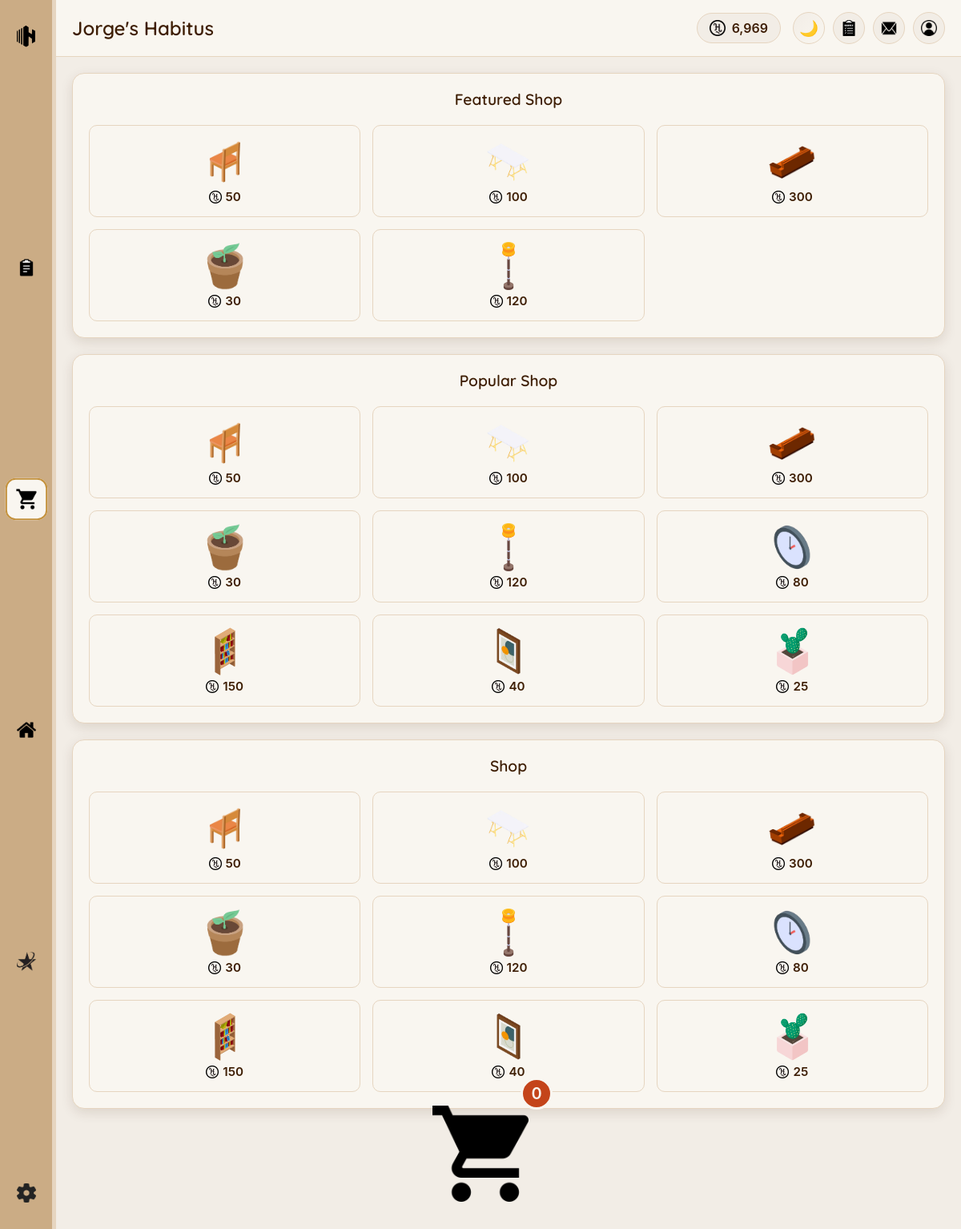
Page /pages/shop.php (signed in) on the committed database.
### tables this page shows
CREATE TABLE `users` (
  `id` int(11) NOT NULL,
  `username` varchar(50) NOT NULL,
  `email` varchar(100) NOT NULL,
  `password` varchar(255) NOT NULL,
  `hcoin` int(11) DEFAULT 0,
  `subscription_type` enum('free','adfree','premium') DEFAULT 'free',
  `subscription_expires` datetime DEFAULT NULL,
  `theme` varchar(20) DEFAULT 'light',
  `language` varchar(10) DEFAULT 'en',
  `created_at` timestamp NULL DEFAULT current_timestamp(),
  `last_login` timestamp NULL DEFAULT NULL,
  `stripe_customer_id` varchar(255) DEFAULT NULL,
  `stripe_subscription_id` varchar(255) DEFAULT NULL,
  `last_payment_intent` varchar(255) DEFAULT NULL,
  `payment_method_id` varchar(255) DEFAULT NULL,
  `payment_failures` int(11) DEFAULT 0,
  `last_payment_failure` datetime DEFAULT NULL,
  `subscription_created_at` timestamp NULL DEFAULT NULL COMMENT 'When subscription was first created',
  `subscription_updated_at` timestamp NULL DEFAULT NULL ON UPDATE current_timestamp() COMMENT 'Last subscription update',
  `demo_subscription_plan` enum('adfree','premium') DEFAULT NULL,
  `demo_subscription_date` timestamp NULL DEFAULT NULL,
  `profile_picture` varchar(255) DEFAULT 'images/icons/profile-icon.webp',
  `preferred_language` varchar(5) DEFAULT 'en',
  `timezone` varchar(50) DEFAULT 'UTC'
);

CREATE TABLE `shop_items` (
  `id` int(11) NOT NULL,
  `category_id` int(11) NOT NULL,
  `name` varchar(100) NOT NULL,
  `description` text DEFAULT NULL,
  `image_path` varchar(255) DEFAULT NULL,
  `rotation_variants` longtext DEFAULT NULL CHECK (json_valid(`rotation_variants`)),
  `price` int(11) NOT NULL,
  `rarity` enum('common','uncommon','rare','epic','legendary') DEFAULT 'common',
  `grid_width` int(11) DEFAULT 1,
  `grid_height` int(11) DEFAULT 1,
  `allowed_surfaces` varchar(100) DEFAULT 'floor',
  `is_featured` tinyint(1) DEFAULT 0,
  `is_available` tinyint(1) DEFAULT 1,
  `created_at` timestamp NULL DEFAULT current_timestamp()
);

### php/include/functions.php (called while the page is built, shortened)
<?php
function getUserData($userId) {
    global $conn;
    $sql = "SELECT * FROM users WHERE id = ?";
    $stmt = $conn->prepare($sql);
    $stmt->execute([$userId]);
    if ($stmt->rowCount() > 0) {
        return $stmt->fetch();
    }
    return [];
}

### pages/shop.php (the view, shortened to what this page needs)
<?php
require_once '../php/include/db_connect.php';
require_once '../php/include/functions.php';
$userData = getUserData($_SESSION['user_id']);
$userHCoins = $userData['hcoin'];
$userHabitusName = $userData['username'] . "'s Habitus";
$currentLanguage = $userData['language'] ?? 'en';
$currentTheme = $userData['theme'] ?? 'light';
$query = "SELECT si.*, ic.name as category_name
         FROM shop_items si
         JOIN item_categories ic ON si.category_id = ic.id
         WHERE si.is_available = 1";
$params = [];
$query .= " ORDER BY si.is_featured DESC, si.created_at DESC";
$stmt = $conn->prepare($query);
$stmt->execute($params);
$shopItems = $stmt->fetchAll();
?>
<!DOCTYPE html>
<html lang="<?php echo $currentLanguage; ?>" data-theme="<?php echo $currentTheme; ?>">
<head>
    <link rel="stylesheet" href="../css/themes/<?php echo $currentTheme; ?>.css" id="theme-stylesheet">
    <link rel="stylesheet" href="../css/main.css">
    <link rel="stylesheet" href="../css/components/sidebar.css">
    <link rel="stylesheet" href="../css/components/header.css">
    <link rel="stylesheet" href="../css/components/scrollbar.css">
    <link rel="stylesheet" href="../css/pages/shop.css">
</head>
<body class="theme-<?php echo $currentTheme; ?>">
    <div class="main-container">
        <?php include '../php/include/sidebar.php'; ?>
        <div class="content-container">
            <?php include '../php/include/header.php'; ?>
            <div class="shop-content">
                <div class="shop-sections">
                    <div class="shop-section">
                        <h2>Featured Shop</h2>
                        <div class="shop-grid">
                            <?php
                            $featuredItems = array_filter($shopItems, function($item) {
                                return $item['is_featured'] == 1;
                            });
                            $featuredItems = array_slice($featuredItems, 0, 9);
                            foreach ($featuredItems as $item):
                            ?>
                                <div class="shop-item" onclick="addToCart(<?php echo $item['id']; ?>, '<?php echo htmlspecialchars($item['name']); ?>', <?php echo $item['price']; ?>, '<?php echo $item['image_path']; ?>', this)">
                                    <img src="../<?php echo $item['image_path']; ?>" alt="<?php echo htmlspecialchars($item['name']); ?>">
                                    <div class="shop-item-price">
                                        <img src="../images/icons/hcoin-icon.webp" alt="HCoin">
                                        <span><?php echo number_format($item['price']); ?></span>
                                    </div>
                                </div>
                            <?php endforeach; ?>
                        </div>
                    </div>
                    <div class="shop-section">
                        <h2>Popular Shop</h2>
                        <div class="shop-grid">
                            <?php
                            $popularItems = array_slice($shopItems, 0, 9);
                            foreach ($popularItems as $item):
                            ?>
                                <div class="shop-item" onclick="addToCart(<?php echo $item['id']; ?>, '<?php echo htmlspecialchars($item['name']); ?>', <?php echo $item['price']; ?>, '<?php echo $item['image_path']; ?>', this)">
                                    <img src="../<?php echo $item['image_path']; ?>" alt="<?php echo htmlspecialchars($item['name']); ?>">
                                    <div class="shop-item-price">
                                        <img src="../images/icons/hcoin-icon.webp" alt="HCoin">
                                        <span><?php echo number_format($item['price']); ?></span>
                                    </div>
                                </div>
                            <?php endforeach; ?>
                        </div>
                    </div>
                    <div class="shop-section">
                        <h2>Shop</h2>
                        <div class="shop-grid">
                            <?php
                            $allItems = array_slice($shopItems, 0, 9);
                            foreach ($allItems as $item):
                            ?>
                                <div class="shop-item" onclick="addToCart(<?php echo $item['id']; ?>, '<?php echo htmlspecialchars($item['name']); ?>', <?php echo $item['price']; ?>, '<?php echo $item['image_path']; ?>', this)">
                                    <img src="../<?php echo $item['image_path']; ?>" alt="<?php echo htmlspecialchars($item['name']); ?>">
                                    <div class="shop-item-price">
                                        <img src="../images/icons/hcoin-icon.webp" alt="HCoin">
                                        <span><?php echo number_format($item['price']); ?></span>
                                    </div>
                                </div>
                            <?php endforeach; ?>
                        </div>
                    </div>
                </div>
                <div class="bottom-cart" id="bottom-cart">
                    <div class="cart-icon-wrapper" onclick="toggleCart()">
                        <img src="../images/icons/cart-icon.webp" alt="Cart">
                        <span class="cart-badge" id="cart-badge">0</span>
                    </div>
                </div>
            </div>
        </div>
    </div>
</body>
</html>

### php/include/sidebar.php
<div class="left-menu">
    <div class="menu-item logo <?php echo basename($_SERVER['PHP_SELF']) == 'dashboard.php' ? 'active' : ''; ?>">
        <a href="dashboard.php">
            <img src="../images/logo/logo.svg" alt="Home">
        </a>
    </div>
    <div class="middle-menu-items">
        <div class="menu-item <?php echo basename($_SERVER['PHP_SELF']) == 'tasks.php' ? 'active' : ''; ?>">
            <a href="tasks.php">
                <img src="../images/icons/tasks-icon.webp" alt="Tasks">
            </a>
        </div>
        <div class="menu-item <?php echo basename($_SERVER['PHP_SELF']) == 'shop.php' ? 'active' : ''; ?>">
            <a href="shop.php">
                <img src="../images/icons/cart-icon.webp" alt="Shop">
            </a>
        </div>
        <div class="menu-item <?php echo basename($_SERVER['PHP_SELF']) == 'habitus.php' ? 'active' : ''; ?>">
            <a href="habitus.php">
                <img src="../images/icons/home-icon.webp" alt="Habitus">
            </a>
        </div>
        <div class="menu-item <?php echo basename($_SERVER['PHP_SELF']) == 'subscription.php' ? 'active' : ''; ?>">
            <a href="subscription.php">
                <img src="../images/icons/sub-icon.webp" alt="Subscription">
            </a>
        </div>
    </div>
    <div class="menu-item settings <?php echo basename($_SERVER['PHP_SELF']) == 'settings.php' ? 'active' : ''; ?>">
        <a href="settings.php">
            <img src="../images/icons/settings-icon.webp" alt="Settings">
        </a>
    </div>
</div>

### php/include/header.php (shortened to what this page needs)
<header class="main-header">
    <div class="user-info">
        <h1 class="habitus-name"><?php echo htmlspecialchars($userHabitusName); ?></h1>
    </div>
    <div class="user-actions">
        <div class="hcoin-balance">
            <img src="../images/icons/hcoin-icon.webp" alt="HCoin">
            <span><?php echo number_format($userHCoins); ?></span>
        </div>
        <button class="theme-toggle-button enhanced" onclick="toggleTheme()" title="Toggle Theme">
            <div class="theme-toggle-inner">
                <span class="moon-icon">🌙</span>
            </div>
        </button>
        <a href="survey.php" class="survey-button" title="Improve with feedback">
            <img src="../images/icons/survey-icon.webp" alt="Survey">
        </a>
        <div class="messages-button" id="messages-toggle" title="Notifications">
            <img src="../images/icons/messages-icon.webp" alt="Messages">
        </div>
        <a href="settings.php" class="profile-button" title="Profile settings">
            <?php
            $profilePic = $userData['profile_picture'] ?? 'uploads/profile-icon.webp';
            if (strpos($profilePic, 'http') === 0) {
                $profileUrl = $profilePic;
            } else if (strpos($profilePic, '/') === 0) {
                $profileUrl = $profilePic;
            } else if (strpos($profilePic, 'uploads/') === 0) {
                $profileUrl = '/' . $profilePic;
            } else {
                $profileUrl = '../' . $profilePic;
            }
            ?>
            <img src="<?php echo htmlspecialchars($profileUrl); ?>"
                 alt="Profile Picture"
                 onerror="this.src='../uploads/profile-icon.webp'">
        </a>
    </div>
</header>

### css/themes/light.css (style rules this page uses)
html[data-theme="light"]:root, html[data-theme="light"] { --primary: #3e1e04; --primary-light: #6a3005; --secondary: #965015; --accent: #c4923e; --bg-primary: #f2ede6; --bg-secondary: #cbac85; --bg-panel: #f9f6f0; --text-primary: #3e1e04; --text-secondary: #6a3005; --border-primary: #e6d5c0; --success: #965015; --error: #c4441a; --warning: #c4923e; --info: #6a3005; --shadow: rgba(62, 30, 4, 0.12); --btn-bg: #3e1e04; --btn-text: #f9f6f0; --input-bg: #f9f6f0; --input-text: #3e1e04; --tooltip-bg: rgba(62, 30, 4, 0.9); }
html[data-theme="light"] body { background-color: var(--bg-primary); color: var(--text-primary); }
html[data-theme="light"] .main-header { background-color: var(--bg-panel); border-color: var(--border-primary); color: var(--text-primary); box-shadow: 0 1px 3px var(--shadow); }
html[data-theme="light"] .left-menu { background-color: var(--bg-secondary); border-color: var(--border-primary); box-shadow: 2px 0 4px var(--shadow); }
html[data-theme="light"] .content-container { background-color: var(--bg-primary); }
html[data-theme="light"] .dashboard-content, html[data-theme="light"] .tasks-content, html[data-theme="light"] .settings-content, html[data-theme="light"] .shop-content, html[data-theme="light"] .habitus-content, html[data-theme="light"] .subscription-content { background-color: var(--bg-primary); }
html[data-theme="light"] a { color: var(--accent); }

### css/main.css (style rules this page uses)
html[data-theme] { transition: none; }
html[data-theme] * { transition: background-color 0.3s ease, color 0.3s ease, border-color 0.3s ease, box-shadow 0.3s ease; }
* { box-sizing: border-box; margin: 0; padding: 0; transition: background-color 0.3s ease, color 0.3s ease, border-color 0.3s ease; }
body { font-family: 'Poppins', -apple-system, BlinkMacSystemFont, sans-serif; background-color: var(--bg-primary); color: var(--text-primary); overflow-x: hidden; }
.main-container { display: flex; height: 100vh; width: 100%; overflow: hidden; }
.content-container { flex: 1; display: flex; flex-direction: column; overflow: hidden; }
a { text-decoration: none; color: var(--accent); transition: color 0.3s; }
button { transition: all 0.3s ease; }

### css/components/sidebar.css (style rules this page uses)
.left-menu { display: flex; flex-direction: column; width: 70px; height: 100%; background-color: var(--bg-secondary); border-right: 5px solid var(--border-primary); align-items: center; justify-content: space-between; padding: 20px 0; transition: all 0.3s ease; }
.middle-menu-items { display: flex; flex-direction: column; flex: 1; justify-content: space-evenly; align-items: center; }
.menu-item { width: 50px; height: 50px; display: flex; justify-content: center; align-items: center; border-radius: 12px; cursor: pointer; transition: all 0.3s ease; position: relative; }
.menu-item:hover, .menu-item.active { background-color: var(--bg-panel); transform: scale(1.05); }
.menu-item.active { box-shadow: inset 0 0 0 2px var(--accent); background-color: var(--bg-panel); }
.menu-item.active::before { content: ''; position: absolute; left: -15px; top: 50%; transform: translateY(-50%); width: 4px; height: 30px; background-color: var(--accent); border-radius: 0 2px 2px 0; transition: all 0.3s ease; }
.menu-item img { width: 24px; height: 24px; transition: all 0.3s ease; }
.menu-item.logo img { width: 32px; height: 32px; }
.menu-item a { display: flex; justify-content: center; align-items: center; width: 100%; height: 100%; color: inherit; text-decoration: none; border-radius: inherit; }
.menu-item { position: relative; overflow: hidden; }
.menu-item::after { content: ''; position: absolute; top: 0; left: -100%; width: 100%; height: 100%; background: linear-gradient(90deg, transparent, rgba(255,255,255,0.1), transparent); transition: left 0.5s; }
.menu-item { position: relative; }
.menu-item::before { content: attr(data-tooltip); position: absolute; left: 70px; top: 50%; transform: translateY(-50%); background-color: var(--tooltip-bg); color: var(--btn-text); padding: 8px 12px; border-radius: 6px; white-space: nowrap; opacity: 0; visibility: hidden; transition: all 0.3s ease; z-index: 1000; font-size: 0.85rem; font-weight: 500; box-shadow: 0 4px 12px var(--shadow); }
.menu-item.active { animation: activeMenuItem 0.3s ease-out; }

### rows in the picture
users: username "Jorge's Habitus", hcoin "6,969"
shop_items: image_path (picture), price "50"
shop_items: image_path (picture), price "100"
shop_items: image_path (picture), price "300"
shop_items: image_path (picture), price "30"
shop_items: image_path (picture), price "120"
shop_items: image_path (picture), price "80"
shop_items: image_path (picture), price "150"
shop_items: image_path (picture), price "40"
shop_items: image_path (picture), price "25"
